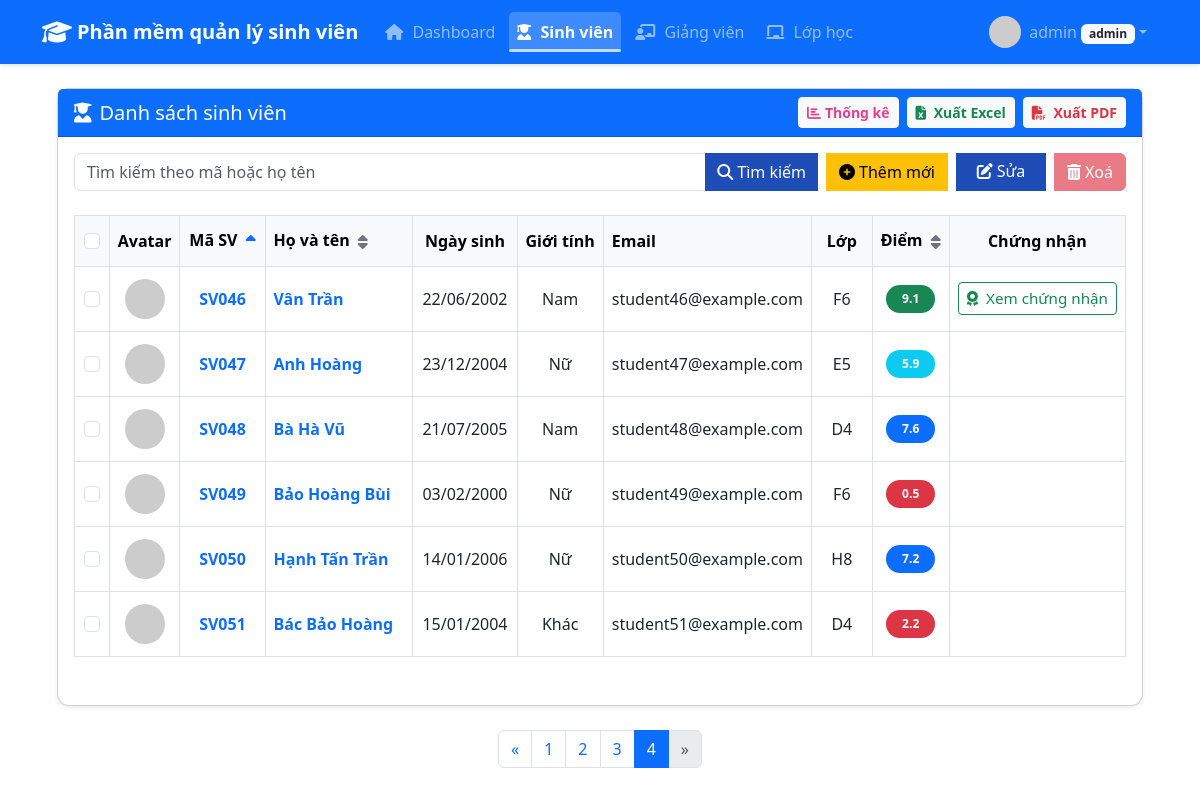
Before: /students/list?search=&sort_by=student_code&sort_order=asc&page=4 (signed in) with the older database file.
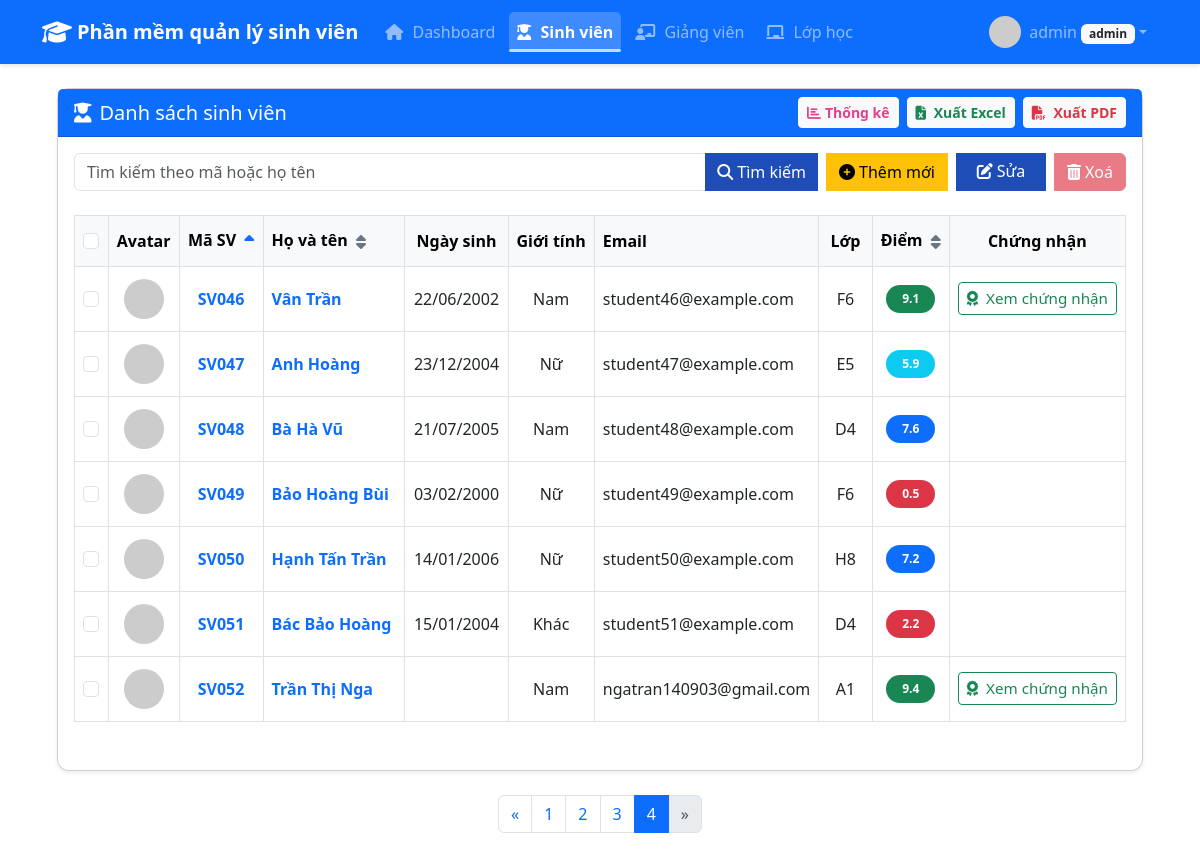
After: the same page with the newer database file.
### app/models.py (models this page shows, shortened)
class User(db.Model, UserMixin):
    id = db.Column(db.Integer, primary_key=True)
    username = db.Column(db.String(64), unique=True, nullable=False)
    password_hash = db.Column(db.String(128), nullable=False)
    role = db.Column(db.String(20), nullable=False)
    email = db.Column(db.String(100), unique=True)
    fullname = db.Column(db.String(100))
    phone = db.Column(db.String(20))
    birthdate = db.Column(db.Date)
    gender = db.Column(db.String(10))
    avatar = db.Column(db.String(255))
    teacher_code = db.Column(db.String(20), unique=True)
    student_code = db.Column(db.String(20), unique=True)
    class_id = db.Column(db.Integer, db.ForeignKey('class.id'))
    score = db.Column(db.Float)
    updated_at = db.Column(db.DateTime, default=datetime.utcnow, onupdate=datetime.utcnow)
    reset_password_token = db.Column(db.String(128))
    reset_password_expires = db.Column(db.DateTime)
    classes = db.relationship('Class', secondary=teacher_class, backref='teachers')

class Class(db.Model):
    id = db.Column(db.Integer, primary_key=True)
    name = db.Column(db.String(50), unique=True, nullable=False)
    students = db.relationship('User', backref='class_', lazy=True, foreign_keys='User.class_id')

### app/students/routes.py (the view)
@students_bp.route('/')
@students_bp.route('/list')
@login_required
def student_list():
    search = request.args.get('search', '')
    sort_by = request.args.get('sort_by', 'student_code')
    sort_order = request.args.get('sort_order', 'asc')
    page = int(request.args.get('page', 1))
    per_page = 15
    students = get_filterable_students(search)
    if sort_by == 'student_code':
        students = sorted(students, key=lambda x: x.student_code, reverse=(sort_order == 'desc'))
    elif sort_by == 'fullname':
        students = sorted(students, key=lambda x: x.fullname, reverse=(sort_order == 'desc'))
    elif sort_by == 'class_name':
        students = sorted(students, key=lambda x: x.class_.name if x.class_ else '', reverse=(sort_order == 'desc'))
    elif sort_by == 'score':
        students = sorted(students, key=lambda x: x.score if x.score is not None else -1, reverse=(sort_order == 'desc'))
    unique_classes = set(student.class_.name for student in students if student.class_)
    can_create = current_user.role in ['admin', 'teacher']
    if current_user.role == 'student':
        students = [current_user]
        total_pages = 1
        students_page = students
    else:
        total = len(students)
        total_pages = (total + per_page - 1) // per_page
        start = (page - 1) * per_page
        end = start + per_page
        students_page = students[start:end]
    return render_template('students/index.html',
                        students=students_page,
                        search=search,
                        sort_by=sort_by,
                        sort_order=sort_order,
                        unique_classes=unique_classes,
                        can_create=can_create,
                        page=page,
                        total_pages=total_pages)

### app/__init__.py (called while the page is built)
@login_manager.user_loader
def load_user(user_id):
    from app.models import User
    return User.query.get(int(user_id))

### app/students/routes.py (called while the page is built)
def get_filterable_students(search_term):
    query = User.query.filter_by(role='student')
    if search_term:
        query = query.filter(
            (User.student_code.ilike(f'%{search_term}%')) |
            (User.fullname.ilike(f'%{search_term}%'))
        )
    if current_user.role == 'teacher':
        assigned_class_ids = [c.id for c in current_user.classes]
        if assigned_class_ids:
            query = query.filter(User.class_id.in_(assigned_class_ids))
        else:
            return []
    students = query.order_by(User.student_code).all()
    return students

### app/templates/students/index.html (shortened to what the changed rows need)
{% extends 'base.html' %}
{% block content %}
<div class="container-fluid">
    <div class="row mb-4">
        <div class="col-12">
            <div class="card shadow-sm">
                <div class="card-body">
                    {% if students %}
                    <form id="deleteForm" action="{{ url_for('students.delete_students') }}" method="POST" class="mb-3">
                        <div class="table-responsive">
                            <table class="table table-hover table-bordered align-middle table-students">
                                <thead class="table-light">
                                    <tr>
                                        {% if current_user.role in ['admin', 'teacher'] %}
                                        <th width="40px" class="text-center">
                                            <input type="checkbox" class="form-check-input" id="selectAll">
                                        </th>
                                        {% endif %}
                                        <th class="text-center col-avatar" style="width:60px;">Avatar</th>
                                        <th class="text-center col-student-code">Mã SV
                                            <a href="?search={{ request.args.get('search', '') }}&sort_by=student_code&sort_order={% if sort_by == 'student_code' and sort_order == 'asc' %}desc{% else %}asc{% endif %}" class="ms-1 text-secondary align-middle" style="font-size:1rem">
                                                {% if sort_by == 'student_code' and sort_order == 'asc' %}
                                                    <i class="fas fa-sort-up text-primary"></i>
                                                {% elif sort_by == 'student_code' and sort_order == 'desc' %}
                                                    <i class="fas fa-sort-down text-primary"></i>
                                                {% else %}
                                                    <i class="fas fa-sort"></i>
                                                {% endif %}
                                            </a>
                                        </th>
                                        <th class="text-start col-fullname">Họ và tên
                                            <a href="?search={{ request.args.get('search', '') }}&sort_by=fullname&sort_order={% if sort_by == 'fullname' and sort_order == 'asc' %}desc{% else %}asc{% endif %}" class="ms-1 text-secondary align-middle" style="font-size:1rem">
                                                {% if sort_by == 'fullname' and sort_order == 'asc' %}
                                                    <i class="fas fa-sort-up text-primary"></i>
                                                {% elif sort_by == 'fullname' and sort_order == 'desc' %}
                                                    <i class="fas fa-sort-down text-primary"></i>
                                                {% else %}
                                                    <i class="fas fa-sort"></i>
                                                {% endif %}
                                            </a>
                                        </th>
                                        <th class="text-center col-birthdate">Ngày sinh</th>
                                        <th class="text-center col-gender">Giới tính</th>
                                        <th class="text-start col-email">Email</th>
                                        <th class="text-center col-class">Lớp</th>
                                        <th class="text-center col-score">Điểm
                                            <a href="?search={{ request.args.get('search', '') }}&score_min={{ request.args.get('score_min', '') }}&score_max={{ request.args.get('score_max', '') }}&sort_by=score&sort_order={% if sort_by == 'score' and sort_order == 'asc' %}desc{% else %}asc{% endif %}" class="ms-1 text-secondary align-middle" style="font-size:1rem">
                                                {% if sort_by == 'score' and sort_order == 'asc' %}
                                                    <i class="fas fa-sort-up text-primary"></i>
                                                {% elif sort_by == 'score' and sort_order == 'desc' %}
                                                    <i class="fas fa-sort-down text-primary"></i>
                                                {% else %}
                                                    <i class="fas fa-sort"></i>
                                                {% endif %}
                                            </a>
                                        </th>
                                        <th class="text-center col-certificate" style="width: 110px;">Chứng nhận</th>
                                    </tr>
                                </thead>
                                <tbody>
                                    {% for student in students %}
                                    <tr>
                                        {% if current_user.role in ['admin', 'teacher'] %}
                                        <td class="text-center">
                                            <input type="checkbox" class="form-check-input student-checkbox" value="{{ student.id }}">
                                        </td>
                                        {% endif %}
                                        <td class="text-center col-avatar">
                                            <img src="{{ student.avatar or 'https://api.dicebear.com/7.x/adventurer/png?seed=student' }}" class="rounded-circle" width="40" height="40" alt="Avatar">
                                        </td>
                                        <td class="text-center col-student-code"><a href="{{ url_for('students.view_student', id=student.id) }}" class="student-link">{{ student.student_code }}</a></td>
                                        <td class="text-start col-fullname"><a href="{{ url_for('students.view_student', id=student.id) }}" class="student-link">{{ student.fullname }}</a></td>
                                        <td class="text-center col-birthdate">{{ student.birthdate.strftime('%d/%m/%Y') if student.birthdate else '' }}</td>
                                        <td class="text-center col-gender">{{ student.gender }}</td>
                                        <td class="text-start col-email">{{ student.email }}</td>
                                        <td class="text-center col-class">{{ student.class_.name if student.class_ else 'Chưa phân lớp' }}</td>
                                        <td class="text-center col-score font-weight-bold">
                                            <span class="badge rounded-pill px-3 py-2 {% if student.score is not none %}{% if student.score >= 8.5 %}bg-success{% elif student.score >= 7.0 %}bg-primary{% elif student.score >= 5.5 %}bg-info{% elif student.score >= 4.0 %}bg-warning{% else %}bg-danger{% endif %}{% else %}bg-secondary{% endif %}">
                                                {{ "%.1f"|format(student.score) if student.score is not none else '-' }}
                                            </span>
                                        </td>
                                        <td class="text-center col-certificate">
                                            {% if student.score is not none and student.score >= 8.0 and (current_user.role == 'admin' or current_user.role == 'teacher' and (student.class_ and current_user.can_manage_class(student.class_.name)) or (current_user.role == 'student' and current_user.id == student.id)) %}
                                                <a href="{{ url_for('students.student_certificate', id=student.id) }}" class="btn btn-outline-success btn-sm px-2 py-1" style="font-size:0.95rem;min-width:90px;">
                                                    <i class="fas fa-award me-1"></i> Xem chứng nhận
                                                </a>
                                            {% endif %}
                                        </td>
                                    </tr>
                                    {% endfor %}
                                </tbody>
                            </table>
                        </div>
                    </form>
                    {% else %}
                    <div class="alert alert-info text-center my-4">
                        <i class="fas fa-info-circle me-2"></i>Không có sinh viên nào
                    </div>
                    {% endif %}
                </div>
            </div>
        </div>
    </div>
</div>
{% if total_pages > 1 %}
<nav aria-label="Phân trang sinh viên">
  <ul class="pagination justify-content-center mt-4">
    {% for p in range(1, total_pages+1) %}
    <li class="page-item {% if p == page %}active{% endif %}"><a class="page-link" href="?search={{ search }}&sort_by={{ sort_by }}&sort_order={{ sort_order }}&page={{ p }}">{{ p }}</a></li>
    {% endfor %}
  </ul>
</nav>
{% endif %}
{% endblock %}

Changed rows visible on the page:
added User: student_code "SV052", fullname "Trần Thị Nga", gender "Nam", email "ngatran140903@gmail.com", class_ "A1", score "9.4"
